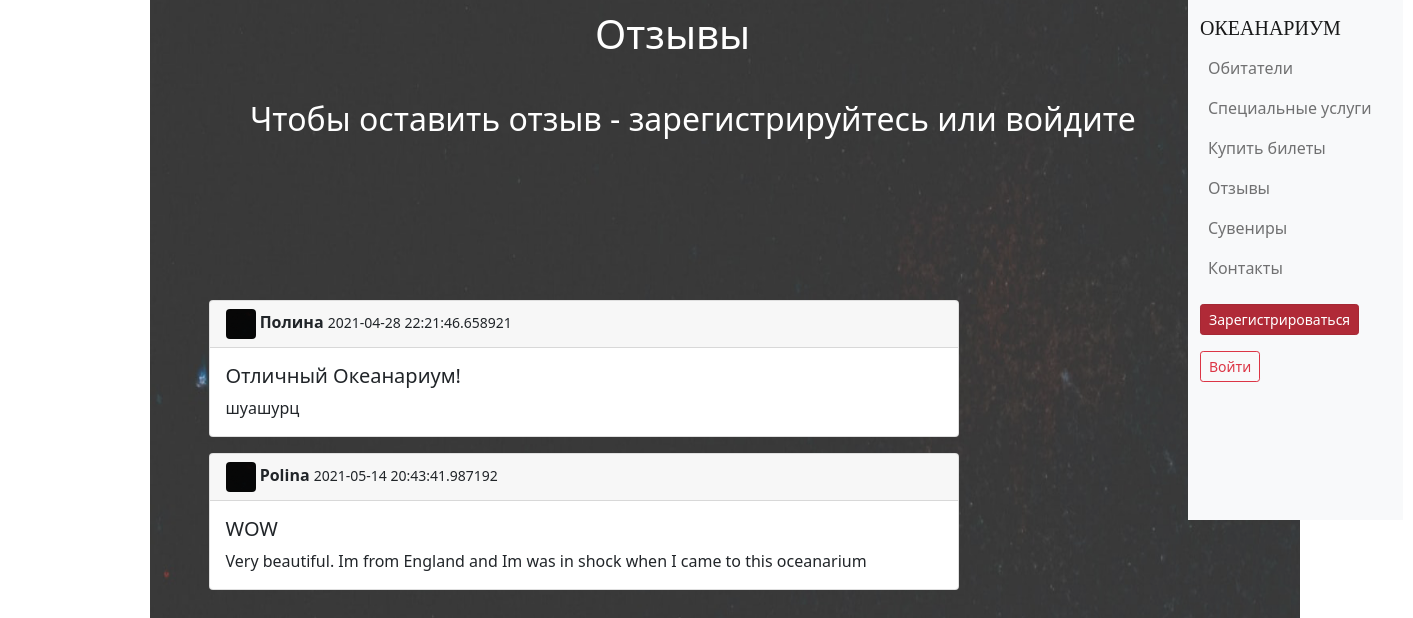
The app's page /reviews, older data.
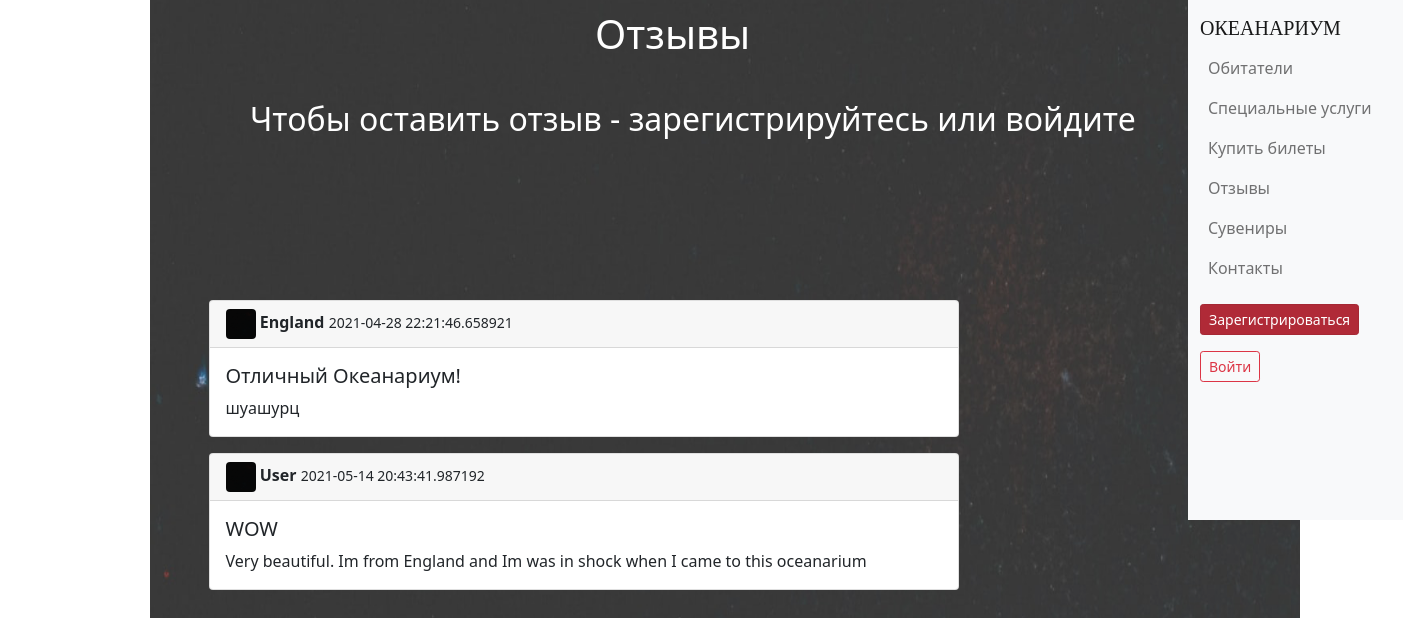
The same page, newer data.
### data/reviews.py (models this page shows)
class Reviews(SqlAlchemyBase, SerializerMixin):
    __tablename__ = 'reviews'
    id = sqlalchemy.Column(sqlalchemy.Integer,
                           primary_key=True, autoincrement=True)
    title = sqlalchemy.Column(sqlalchemy.String, nullable=True)
    content = sqlalchemy.Column(sqlalchemy.String, nullable=True)
    created_date = sqlalchemy.Column(sqlalchemy.DateTime,
                                     default=datetime.datetime.now)
    user_id = sqlalchemy.Column(sqlalchemy.Integer,
                                sqlalchemy.ForeignKey("users.id"))
    user = orm.relation('User')

### data/users.py (models this page shows, shortened)
class User(SqlAlchemyBase, UserMixin, SerializerMixin):
    __tablename__ = 'users'
    id = sqlalchemy.Column(sqlalchemy.Integer,
                           primary_key=True, autoincrement=True)
    name = sqlalchemy.Column(sqlalchemy.String, nullable=True)
    surname = sqlalchemy.Column(sqlalchemy.String, nullable=True)
    age = sqlalchemy.Column(sqlalchemy.Integer, nullable=True)
    email = sqlalchemy.Column(sqlalchemy.String,
                              index=True, unique=True, nullable=True)
    hashed_password = sqlalchemy.Column(sqlalchemy.String, nullable=True, unique=True)
    modified_date = sqlalchemy.Column(sqlalchemy.DateTime, default=datetime.datetime.now)
    reviews = orm.relation("Reviews", back_populates='user')

### main.py (the view)
@app.route("/reviews")  # окно с отзывами
def reviews():
    rev = url_for('static', filename='img/octopus_back.png')
    db_sess = db_session.create_session()
    reviews = db_sess.query(Reviews).all()
    return render_template("reviews.html", reviews=reviews, title='Отзывы', rev=rev)

### data/db_session.py (called while the page is built)
def create_session() -> Session:
    global __factory
    return __factory()

### templates/reviews.html (shortened to what this page needs)
{% extends "base.html" %}
{% block content %}
<body>
<div class="kard">
</div>
<h1>Отзывы</h1>
{% if current_user.is_authenticated %}
<div class="napis">
<a href="/add_reviews" class="btn btn-danger">Написать отзыв</a>
</div>
{% else %}
<h2>Чтобы оставить отзыв - зарегистрируйтесь или войдите</h2>
{% endif %}
{% for item in reviews%}
<div class="card">
  <div class="card-header">
      <img src="{{ rev }}" class="rounded mr-2" alt="..." height="30" width="30">
    <strong class="mr-auto">{{item.user.name}}</strong>
    <small>{{item.created_date}}</small>
  </div>
  <div class="card-body">
    <h5 class="card-title">{{item.title}}</h5>
    <p class="card-text">{{item.content}}</p>
  </div>
</div>
{% endfor %}
{% endblock %}

Row changes from the older to the newer data that the page shows:
changed through a linked row, Reviews "Отличный Океанариум!": user.name "Полина" → "England"
changed through a linked row, Reviews "WOW": user.name "Polina" → "User"
